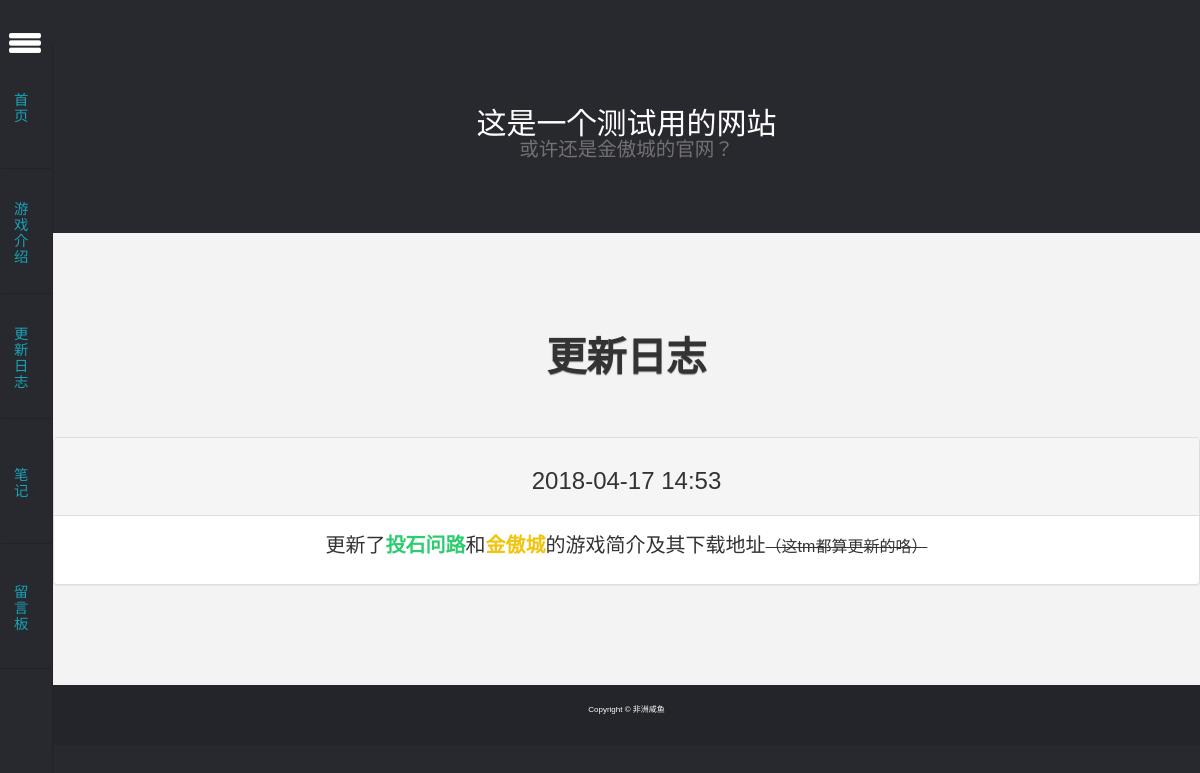
The page /updata_log/ on the database its author committed.
### introduce/models.py (models this page shows)
class UpdateLog(models.Model):
    text = RichTextUploadingField(verbose_name="内容")
    date_added = models.DateTimeField(auto_now_add=True, verbose_name="发布时间")
    class Meta:
        verbose_name = u"更新日志"
        verbose_name_plural = u"更新日志"

### introduce/views.py (the view)
# urls.py: url(r'^updata_log/$', views.update_log, name='update_log'),
def update_log(request):
    logs = UpdateLog.objects.filter().order_by('date_added')
    context = {'logs': logs}
    return render(request, 'update_log.html', context)

### introduce/templates/update_log.html
{% extends "base.html" %}
{% block header %}
  <h1>更新日志</h1>
{% endblock header %}
{% block content %}
  {% for log in logs reversed %}
<div class="panel panel-default">
  <div class="panel-heading">
  <h3>
    {{ log.date_added|date:'Y-m-d H:i' }}
  </h3>
  </div>
  <div class="panel-body">
    {% autoescape off %}
      {{ log.text }}
    {% endautoescape %}
  </div>
</div>
  {% empty %}
  <h4>我！啥！都！没！更！</h4>
  {% endfor %}
{% endblock %}

### static/new/css/index.css (style rules this page uses)
html, body { background: #28282f; font-family: 'Microsoft YaHei', sans-serif; font-size: 100%; }
h1 { margin: 40px 0; font-size: 40px; line-height: 40px; font-weight: bold; text-shadow: 0px 1px 1px #888; }

### rows shown on the page
UpdateLog: date_added "2018-04-17 14:53", text "更新了 投石问路 和 金傲城 的游戏简介及其下载地址 （这tm都算更新的咯）"
